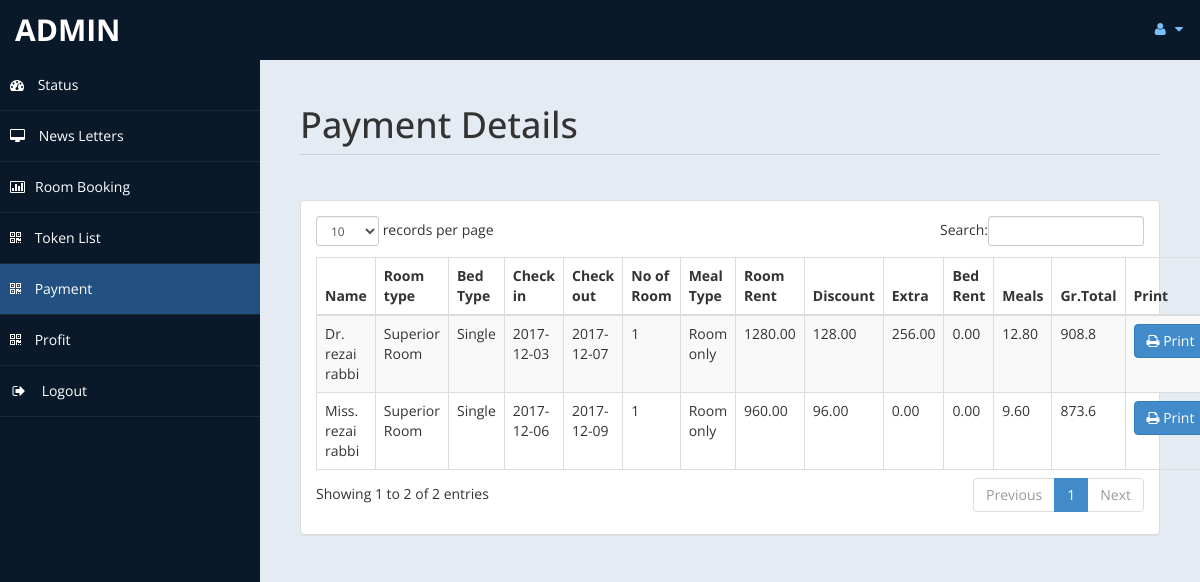
Page /admin/payment.php (signed in) on the committed database.
### tables this page shows
CREATE TABLE `payment` (
  `id` int(11) DEFAULT NULL,
  `title` varchar(5) DEFAULT NULL,
  `fname` varchar(30) DEFAULT NULL,
  `lname` varchar(30) DEFAULT NULL,
  `troom` varchar(30) DEFAULT NULL,
  `discount` double(8,2) NOT NULL,
  `extra` double(8,2) NOT NULL,
  `token` varchar(50) NOT NULL,
  `tbed` varchar(30) DEFAULT NULL,
  `nroom` int(11) DEFAULT NULL,
  `cin` date DEFAULT NULL,
  `cout` date DEFAULT NULL,
  `ttot` double(8,2) DEFAULT NULL,
  `fintot` double(8,2) DEFAULT NULL,
  `mepr` double(8,2) DEFAULT NULL,
  `meal` varchar(30) DEFAULT NULL,
  `btot` double(8,2) DEFAULT NULL,
  `noofdays` int(11) DEFAULT NULL
);

### admin/payment.php (the view, shortened to what this page needs)
<!DOCTYPE html>
<html xmlns="http://www.w3.org/1999/xhtml">
<head>
    <link href="assets/css/bootstrap.css" rel="stylesheet" />
    <link href="assets/css/font-awesome.css" rel="stylesheet" />
    <link href="assets/css/custom-styles.css" rel="stylesheet" />
    <link href="assets/js/dataTables/dataTables.bootstrap.css" rel="stylesheet" />
</head>
<body>
    <div id="wrapper">
        <nav class="navbar navbar-default top-navbar" role="navigation">
            <div class="navbar-header">
                <a class="navbar-brand" href="home.php"><?php echo $_SESSION["user"]; ?> </a>
            </div>
            <ul class="nav navbar-top-links navbar-right">
                <li class="dropdown">
                    <a class="dropdown-toggle" data-toggle="dropdown" href="#" aria-expanded="false">
                        <i class="fa fa-user fa-fw"></i> <i class="fa fa-caret-down"></i>
                    </a>
                </li>
            </ul>
        </nav>
        <nav class="navbar-default navbar-side" role="navigation">
            <div class="sidebar-collapse">
                <ul class="nav" id="main-menu">
                    <li>
                        <a href="home.php"><i class="fa fa-dashboard"></i> Status</a>
                    </li>
                    <li>
                        <a  href="messages.php"><i class="fa fa-desktop"></i> News Letters</a>
                    </li>
					<li>
                        <a href="roombook.php"><i class="fa fa-bar-chart-o"></i>Room Booking</a>
                    </li>
                    <li>
                        <a class="token.php" href="token.php"><i class="fa fa-qrcode"></i> Token List</a>
                    </li>
                    <li>
                        <a class="active-menu" href="payment.php"><i class="fa fa-qrcode"></i> Payment</a>
                    </li>
                    <li>
                        <a  href="profit.php"><i class="fa fa-qrcode"></i> Profit</a>
                    </li>
                    <li>
                        <a href="logout.php" ><i class="fa fa-sign-out fa-fw"></i> Logout</a>
                    </li>
            </div>
        </nav>
        <div id="page-wrapper" >
            <div id="page-inner">
			 <div class="row">
                    <div class="col-md-12">
                        <h1 class="page-header">
                           Payment Details<small> </small>
                        </h1>
                    </div>
                </div>
            <div class="row">
                <div class="col-md-12">
                    <div class="panel panel-default">
                        <div class="panel-body">
                            <div class="table-responsive">
                                <table class="table table-striped table-bordered table-hover" id="dataTables-example">
                                    <thead>
                                        <tr>
                                            <th>Name</th>
											<th>Room type</th>
                                            <th>Bed Type</th>
                                            <th>Check in</th>
											<th>Check out</th>
											<th>No of Room</th>
											<th>Meal Type</th>
                                            <th>Room Rent</th>
                                            <th>Discount</th>
                                            <th>Extra</th>
											<th>Bed Rent</th>
											<th>Meals </th>
											<th>Gr.Total</th>
											<th>Print</th>
                                        </tr>
                                    </thead>
                                    <tbody>
									<?php
										include ('db.php');
										$sql="select * from payment";
										$re = mysqli_query($con,$sql);
										while($row = mysqli_fetch_array($re))
										{
											$id = $row['id'];
											if($id % 2 ==1 )
											{
												echo"<tr class='gradeC'>
													<td>".$row['title']." ".$row['fname']." ".$row['lname']."</td>
													<td>".$row['troom']."</td>
													<td>".$row['tbed']."</td>
													<td>".$row['cin']."</td>
													<td>".$row['cout']."</td>
													<td>".$row['nroom']."</td>
													<td>".$row['meal']."</td>
                                                    <td>".$row['ttot']."</td>
                                                    <td>".$row['discount']."</td>
													<td>".$row['extra']."</td>
													<td>".$row['mepr']."</td>
													<td>".$row['btot']."</td>
													<td>".($row['fintot']-$row['discount']-$row['extra'])."</td>
													<td><a href=print.php?pid=".$id ." <button class='btn btn-primary'> <i class='fa fa-print' ></i> Print</button></td>
													</tr>";
											}
											else
											{
												echo"<tr class='gradeU'>
													<td>".$row['title']." ".$row['fname']." ".$row['lname']."</td>
													<td>".$row['troom']."</td>
													<td>".$row['tbed']."</td>
													<td>".$row['cin']."</td>
													<td>".$row['cout']."</td>
													<td>".$row['nroom']."</td>
													<td>".$row['meal']."</td>
                                                    <td>".$row['ttot']."</td>
                                                    <td>".$row['discount']."</td>
													<td>".$row['extra']."</td>
													<td>".$row['mepr']."</td>
													<td>".$row['btot']."</td>
													<td>".($row['fintot']-$row['discount']-$row['extra'])."</td>
													<td><a href=print.php?pid=".$id ." <button class='btn btn-primary'> <i class='fa fa-print' ></i> Print</button></td>
													</tr>";
											}
										}
									?>
                                    </tbody>
                                </table>
                            </div>
                        </div>
                    </div>
                </div>
            </div>
                </div>
            </div>
    </div>
</body>
</html>

### admin/assets/css/custom-styles.css (style rules this page uses)
body { font-family: 'Open Sans', sans-serif; }
#wrapper { width: 100%; background:#09192A; }
#page-wrapper { padding: 15px 15px; min-height: 600px; background:#E5EBF2; }
#page-inner { width:100%; margin:10px 20px 10px 0px; background-color:transparent; padding:10px; min-height:1200px; }
h1, .h1, h2, .h2, h3, .h3 { margin-top: 7px; margin-bottom: -5px; }
.page-header { padding-bottom: 9px; margin: 10px 0 45px; border-bottom: 1px solid #C7D1DD; }
.top-navbar { margin:0px; }
.top-navbar .navbar-brand { color: #fff; width: 260px; text-align: left; height: 60px; font-size: 30px; font-weight: 700; text-transform: uppercase; line-height: 30px; }
.top-navbar .nav > li { position: relative; display: inline-block; }
.top-navbar .nav > li > a { position: relative; display: block; padding: 19px 15px; color: #77C0FD; }
.active-menu { background-color:#225081!important; }
.sidebar-collapse , .sidebar-collapse .nav { background:none; }
.sidebar-collapse .nav { padding:0; }
.sidebar-collapse .nav > li > a { color:#fff; background:transparent; text-shadow:none; }
.sidebar-collapse > .nav > li > a { padding:15px 10px; }
.sidebar-collapse > .nav > li { border-bottom: 1px solid rgba(107, 108, 109, 0.19); }
.navbar-side { border:none; background-color: transparent; }
.top-navbar { background:#09192A; border-bottom:none; }
.top-navbar .nav > li > a > i { margin-right: 2px; }
.navbar-default { border:0px solid black; }
.navbar-header { background: #09192A; }
.nav > li > a > i { margin-right:10px; }
@media (min-width:768px) { #page-wrapper { margin: 0 0 0 260px; padding: 15px 30px; min-height: 1200px; } }
@media (min-width:768px) { .navbar-side { z-index: 1; position: absolute; width: 260px; } }
@media (min-width:768px) { .navbar { border-radius: 0px; } }

### rows in the picture
payment: title "Miss.", fname "rezai", lname "rabbi", troom "Superior Room", tbed "Single", cin "2017-12-06", cout "2017-12-09", nroom "1", meal "Room only", ttot "960.00", discount "96.00", extra "0.00", mepr "0.00", btot "9.60", $row['fintot']-$row['discount']-$row['extra'] "873.6"
payment: title "Dr.", fname "rezai", lname "rabbi", troom "Superior Room", tbed "Single", cin "2017-12-03", cout "2017-12-07", nroom "1", meal "Room only", ttot "1280.00", discount "128.00", extra "256.00", mepr "0.00", btot "12.80", $row['fintot']-$row['discount']-$row['extra'] "908.8"

### other values in the picture
$_SESSION["user"] "ADMIN"
